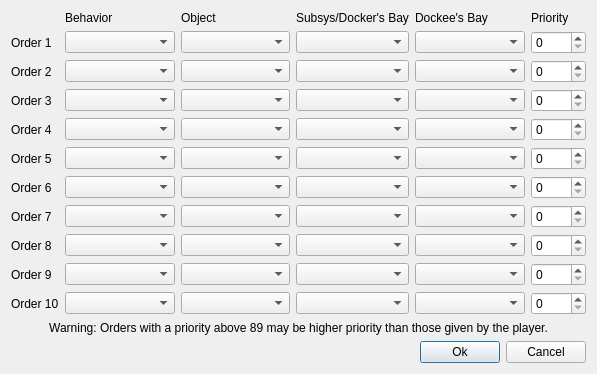
<?xml version="1.0" encoding="UTF-8"?>
<ui version="4.0">
 <class>fso::fred::dialogs::ShipGoalsDialog</class>
 <widget class="QDialog" name="fso::fred::dialogs::ShipGoalsDialog">
  <property name="geometry">
   <rect>
    <x>0</x>
    <y>0</y>
    <width>597</width>
    <height>344</height>
   </rect>
  </property>
  <property name="windowTitle">
   <string>Initial Orders</string>
  </property>
  <property name="modal">
   <bool>true</bool>
  </property>
  <layout class="QVBoxLayout" name="mainLayout">
   <item>
    <layout class="QGridLayout" name="gridLayout" columnstretch="0,2,2,2,2,1">
     <item row="10" column="0">
      <widget class="QLabel" name="labelOrder10">
       <property name="text">
        <string>Order 10</string>
       </property>
      </widget>
     </item>
     <item row="2" column="0">
      <widget class="QLabel" name="labelOrder2">
       <property name="text">
        <string>Order 2</string>
       </property>
      </widget>
     </item>
     <item row="0" column="4">
      <widget class="QLabel" name="dockeeLabel">
       <property name="text">
        <string>Dockee's Bay</string>
       </property>
      </widget>
     </item>
     <item row="0" column="3">
      <widget class="QLabel" name="subLabel">
       <property name="text">
        <string>Subsys/Docker's Bay</string>
       </property>
      </widget>
     </item>
     <item row="8" column="0">
      <widget class="QLabel" name="labelOrder8">
       <property name="text">
        <string>Order 8</string>
       </property>
      </widget>
     </item>
     <item row="0" column="2">
      <widget class="QLabel" name="objectLabel">
       <property name="text">
        <string>Object</string>
       </property>
      </widget>
     </item>
     <item row="3" column="0">
      <widget class="QLabel" name="labelOrder3">
       <property name="text">
        <string>Order 3</string>
       </property>
      </widget>
     </item>
     <item row="5" column="0">
      <widget class="QLabel" name="labelOrder5">
       <property name="text">
        <string>Order 5</string>
       </property>
      </widget>
     </item>
     <item row="9" column="0">
      <widget class="QLabel" name="labelOrder9">
       <property name="text">
        <string>Order 9</string>
       </property>
      </widget>
     </item>
     <item row="6" column="0">
      <widget class="QLabel" name="labelOrder6">
       <property name="text">
        <string>Order 6</string>
       </property>
      </widget>
     </item>
     <item row="0" column="1">
      <widget class="QLabel" name="behaviorLabel">
       <property name="text">
        <string>Behavior</string>
       </property>
      </widget>
     </item>
     <item row="1" column="0">
      <widget class="QLabel" name="labelOrder1">
       <property name="text">
        <string>Order 1</string>
       </property>
      </widget>
     </item>
     <item row="4" column="0">
      <widget class="QLabel" name="labelOrder4">
       <property name="text">
        <string>Order 4</string>
       </property>
      </widget>
     </item>
     <item row="7" column="0">
      <widget class="QLabel" name="labelOrder7">
       <property name="text">
        <string>Order 7</string>
       </property>
      </widget>
     </item>
     <item row="0" column="5">
      <widget class="QLabel" name="priorityLabel">
       <property name="text">
        <string>Priority</string>
       </property>
      </widget>
     </item>
     <item row="1" column="1">
      <widget class="QComboBox" name="comBehavior1"/>
     </item>
     <item row="2" column="1">
      <widget class="QComboBox" name="comBehavior2"/>
     </item>
     <item row="3" column="1">
      <widget class="QComboBox" name="comBehavior3"/>
     </item>
     <item row="4" column="1">
      <widget class="QComboBox" name="comBehavior4"/>
     </item>
     <item row="5" column="1">
      <widget class="QComboBox" name="comBehavior5"/>
     </item>
     <item row="6" column="1">
      <widget class="QComboBox" name="comBehavior6"/>
     </item>
     <item row="7" column="1">
      <widget class="QComboBox" name="comBehavior7"/>
     </item>
     <item row="8" column="1">
      <widget class="QComboBox" name="comBehavior8"/>
     </item>
     <item row="9" column="1">
      <widget class="QComboBox" name="comBehavior9"/>
     </item>
     <item row="10" column="1">
      <widget class="QComboBox" name="comBehavior10"/>
     </item>
     <item row="1" column="2">
      <widget class="QComboBox" name="comObject1"/>
     </item>
     <item row="2" column="2">
      <widget class="QComboBox" name="comObject2"/>
     </item>
     <item row="3" column="2">
      <widget class="QComboBox" name="comObject3"/>
     </item>
     <item row="4" column="2">
      <widget class="QComboBox" name="comObject4"/>
     </item>
     <item row="5" column="2">
      <widget class="QComboBox" name="comObject5"/>
     </item>
     <item row="6" column="2">
      <widget class="QComboBox" name="comObject6"/>
     </item>
     <item row="7" column="2">
      <widget class="QComboBox" name="comObject7"/>
     </item>
     <item row="8" column="2">
      <widget class="QComboBox" name="comObject8"/>
     </item>
     <item row="9" column="2">
      <widget class="QComboBox" name="comObject9"/>
     </item>
     <item row="10" column="2">
      <widget class="QComboBox" name="comObject10"/>
     </item>
     <item row="1" column="3">
      <widget class="QComboBox" name="comSub1"/>
     </item>
     <item row="2" column="3">
      <widget class="QComboBox" name="comSub2"/>
     </item>
     <item row="3" column="3">
      <widget class="QComboBox" name="comSub3"/>
     </item>
     <item row="4" column="3">
      <widget class="QComboBox" name="comSub4"/>
     </item>
     <item row="5" column="3">
      <widget class="QComboBox" name="comSub5"/>
     </item>
     <item row="6" column="3">
      <widget class="QComboBox" name="comSub6"/>
     </item>
     <item row="7" column="3">
      <widget class="QComboBox" name="comSub7"/>
     </item>
     <item row="8" column="3">
      <widget class="QComboBox" name="comSub8"/>
     </item>
     <item row="9" column="3">
      <widget class="QComboBox" name="comSub9"/>
     </item>
     <item row="10" column="3">
      <widget class="QComboBox" name="comSub10"/>
     </item>
     <item row="1" column="4">
      <widget class="QComboBox" name="comDock1"/>
     </item>
     <item row="2" column="4">
      <widget class="QComboBox" name="comDock2"/>
     </item>
     <item row="3" column="4">
      <widget class="QComboBox" name="comDock3"/>
     </item>
     <item row="4" column="4">
      <widget class="QComboBox" name="comDock4"/>
     </item>
     <item row="5" column="4">
      <widget class="QComboBox" name="comDock5"/>
     </item>
     <item row="6" column="4">
      <widget class="QComboBox" name="comDock6"/>
     </item>
     <item row="7" column="4">
      <widget class="QComboBox" name="comDock7"/>
     </item>
     <item row="8" column="4">
      <widget class="QComboBox" name="comDock8"/>
     </item>
     <item row="9" column="4">
      <widget class="QComboBox" name="comDock9"/>
     </item>
     <item row="10" column="4">
      <widget class="QComboBox" name="comDock10"/>
     </item>
     <item row="1" column="5">
      <widget class="QSpinBox" name="prioritySpinBox1"/>
     </item>
     <item row="2" column="5">
      <widget class="QSpinBox" name="prioritySpinBox2"/>
     </item>
     <item row="3" column="5">
      <widget class="QSpinBox" name="prioritySpinBox3"/>
     </item>
     <item row="4" column="5">
      <widget class="QSpinBox" name="prioritySpinBox4"/>
     </item>
     <item row="5" column="5">
      <widget class="QSpinBox" name="prioritySpinBox5"/>
     </item>
     <item row="6" column="5">
      <widget class="QSpinBox" name="prioritySpinBox6"/>
     </item>
     <item row="7" column="5">
      <widget class="QSpinBox" name="prioritySpinBox7"/>
     </item>
     <item row="8" column="5">
      <widget class="QSpinBox" name="prioritySpinBox8"/>
     </item>
     <item row="9" column="5">
      <widget class="QSpinBox" name="prioritySpinBox9"/>
     </item>
     <item row="10" column="5">
      <widget class="QSpinBox" name="prioritySpinBox10"/>
     </item>
    </layout>
   </item>
   <item>
    <widget class="QLabel" name="warningLabel">
     <property name="text">
      <string>Warning: Orders with a priority above 89 may be higher priority than those given by the player.</string>
     </property>
     <property name="alignment">
      <set>Qt::AlignCenter</set>
     </property>
    </widget>
   </item>
   <item>
    <layout class="QHBoxLayout" name="bottomLayout">
     <item>
      <spacer name="horizontalSpacer">
       <property name="orientation">
        <enum>Qt::Horizontal</enum>
       </property>
       <property name="sizeHint" stdset="0">
        <size>
         <width>40</width>
         <height>20</height>
        </size>
       </property>
      </spacer>
     </item>
     <item>
      <widget class="QPushButton" name="okButton">
       <property name="text">
        <string>Ok</string>
       </property>
      </widget>
     </item>
     <item>
      <widget class="QPushButton" name="cancelButton">
       <property name="text">
        <string>Cancel</string>
       </property>
      </widget>
     </item>
    </layout>
   </item>
  </layout>
 </widget>
 <resources>
  <include location="../resources/resources.qrc"/>
 </resources>
  <connections>
  <connection>
   <sender>okButton</sender>
   <signal>clicked()</signal>
   <receiver>fso::fred::dialogs::ShipGoalsDialog</receiver>
   <slot>accept()</slot>
   <hints>
    <hint type="sourcelabel">
     <x>628</x>
     <y>19</y>
    </hint>
    <hint type="destinationlabel">
     <x>357</x>
     <y>297</y>
    </hint>
   </hints>
  </connection>
  <connection>
   <sender>cancelButton</sender>
   <signal>clicked()</signal>
   <receiver>fso::fred::dialogs::ShipGoalsDialog</receiver>
   <slot>reject()</slot>
   <hints>
    <hint type="sourcelabel">
     <x>628</x>
     <y>19</y>
    </hint>
    <hint type="destinationlabel">
     <x>357</x>
     <y>297</y>
    </hint>
   </hints>
  </connection>
 </connections>
</ui>
